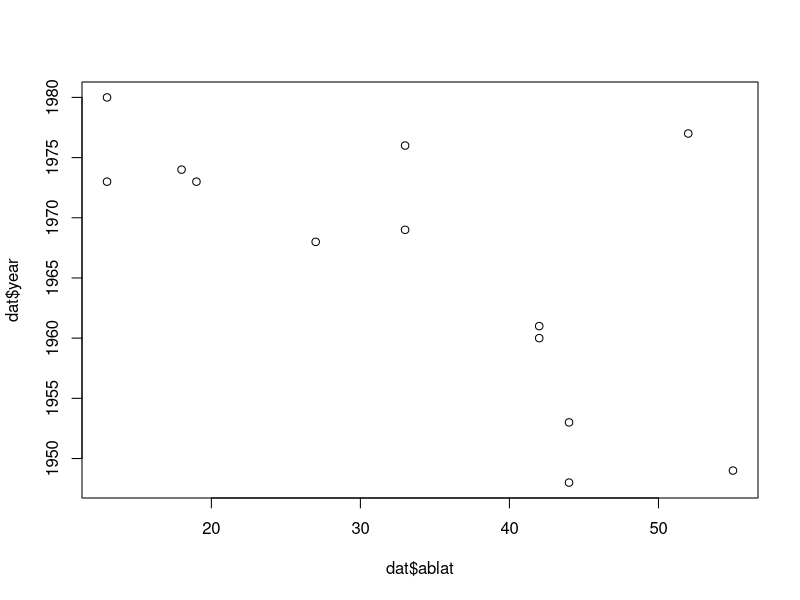

Generate this figure with R:
library(metafor)


### Name: dat.colditz1994
### Title: Studies on the Effectiveness of the BCG Vaccine Against
###   Tuberculosis
### Aliases: dat.colditz1994 dat.bcg
### Keywords: datasets

### ** Examples

### load BCG vaccine data
dat <- get(data(dat.bcg))

### calculate log risk ratios and corresponding sampling variances
dat <- escalc(measure="RR", ai=tpos, bi=tneg, ci=cpos, di=cneg, data=dat.bcg)
dat

### random-effects model
res <- rma(yi, vi, data=dat)
res

### average risk ratio with 95% CI
predict(res, transf=exp)

### mixed-effects model with absolute latitude and publication year as moderators
res <- rma(yi, vi, mods = ~ ablat + year, data=dat)
res

### predicted average risk ratios for 10-60 degrees absolute latitude
### holding the publication year constant at 1970
predict(res, newmods=cbind(seq(from=10, to=60, by=10), 1970), transf=exp)

### note: the interpretation of the results is difficult because absolute
### latitude and publication year are strongly correlated (the more recent
### studies were conducted closer to the equator)
plot(dat$ablat, dat$year)
cor(dat$ablat, dat$year)
